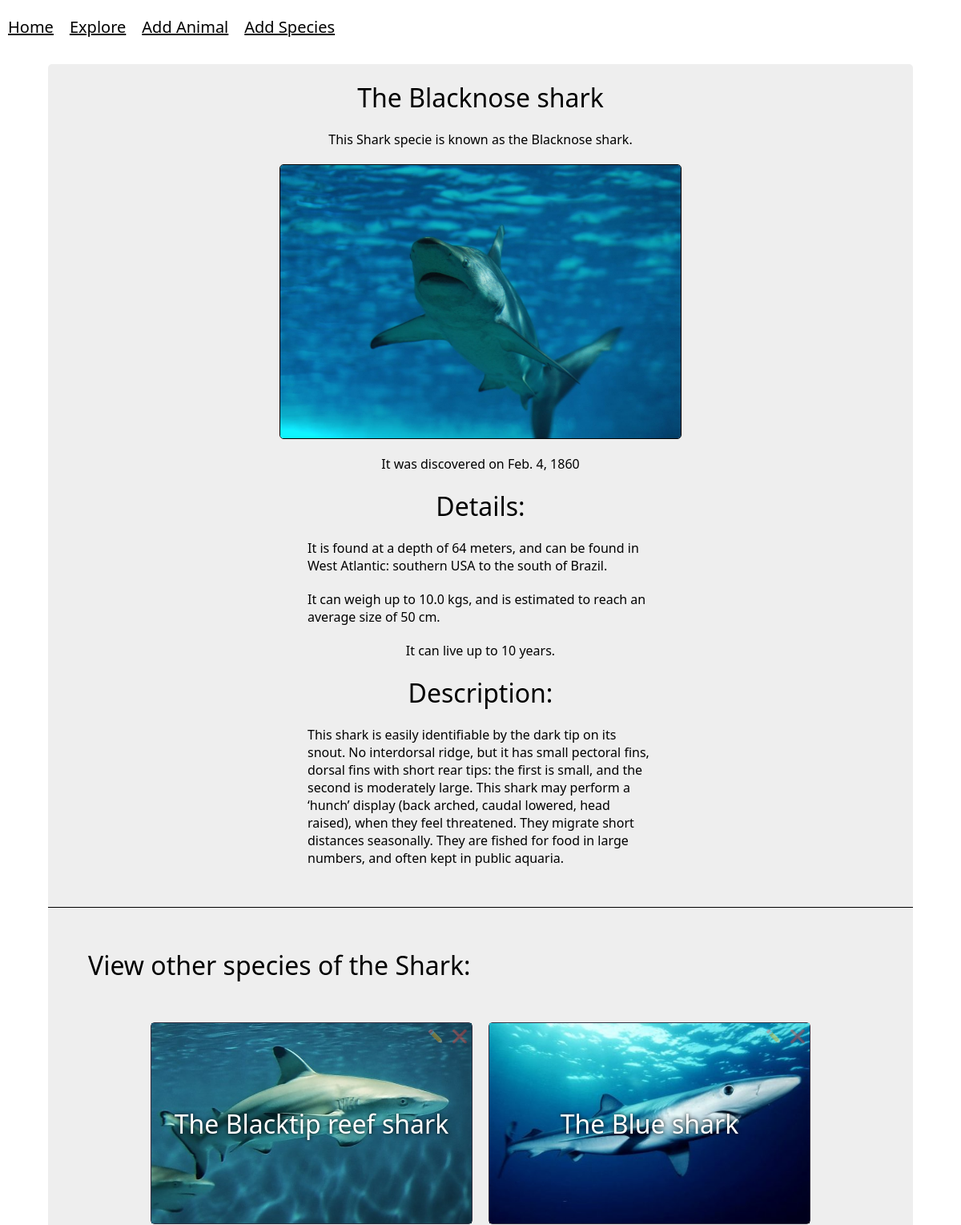
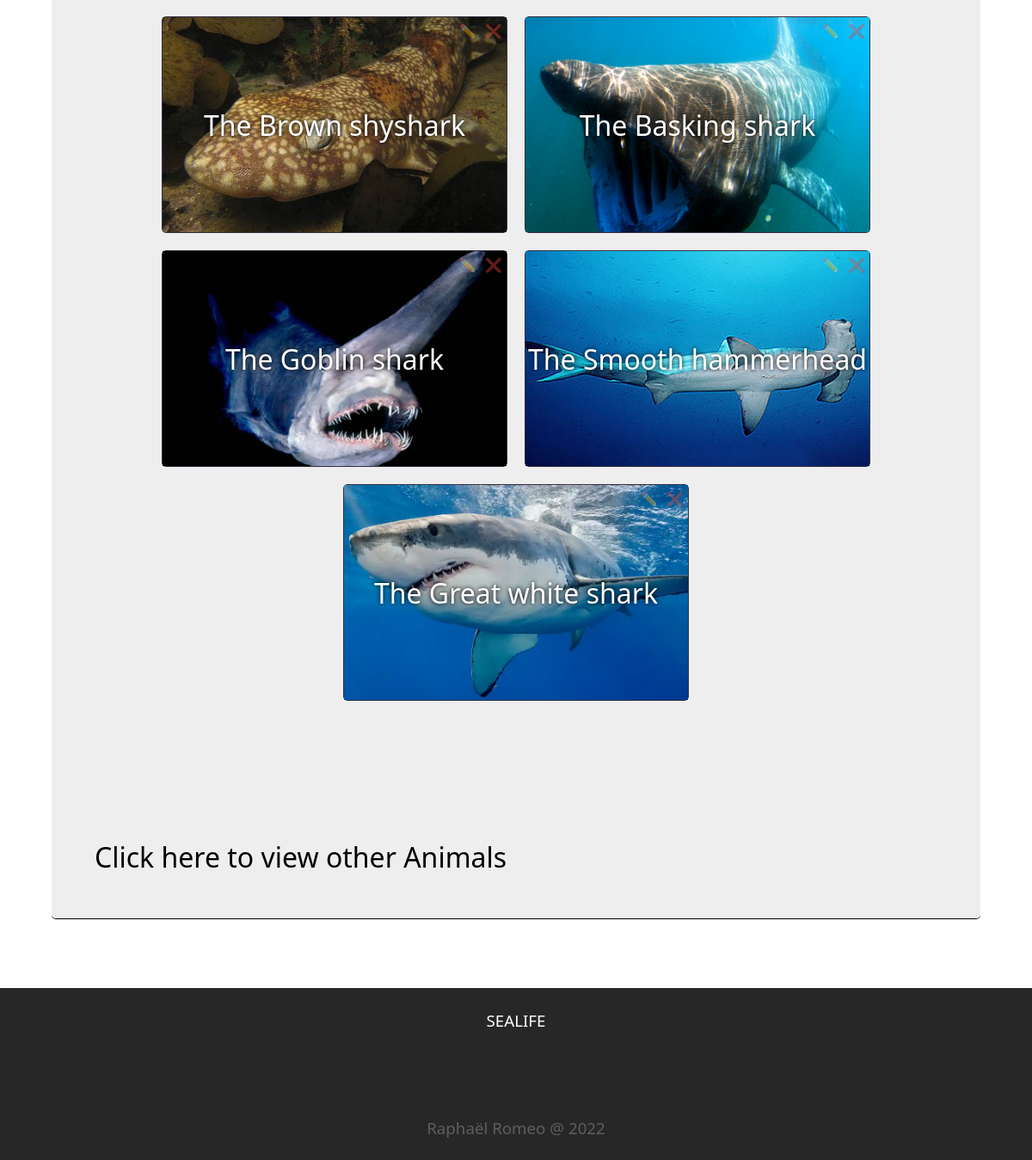
The page /affiche/22/ on the database its author committed (2 pictures, top to bottom).
### sealife/models.py (models this page shows, shortened)
class Animal(models.Model):
    category = models.ForeignKey(Categories, on_delete=models.CASCADE, null="true")
    species = models.CharField(max_length=100)
    image = models.ImageField(upload_to='images')
    date_discovered = models.DateField(blank=False,default=django.utils.timezone.now)
    size = models.IntegerField(blank=False)
    weight = models.FloatField(blank=False)
    lifespan = models.IntegerField(blank=False)
    depth = models.IntegerField(blank=False)
    locations = models.TextField(null=True, blank=True)
    description = models.TextField(null=True, blank=True)
    def __str__(self):
        name = f"The {self.species}"
        return name

class Categories(models.Model):
    name = models.CharField(max_length=100)
    description = models.TextField(null=True, blank=True)
    image = models.ImageField(upload_to='images')
    def __str__(self):
        return self.name

### sealife/views.py (the view)
# urls.py: path('affiche/<int:id>/',views.affiche),
def affiche(request, id):
    species = models.Animal.objects.get(pk=id)
    species_list = list(models.Animal.objects.filter(category=models.Animal.objects.get(pk=id).category))
    count = models.Animal.objects.filter(category=models.Animal.objects.get(pk=id).category).count()
    return render(request,"affiche.html",{"species" : species,"liste": species_list,"count": count})

### sealife/templates/affiche.html (shortened to what this page needs)
{% extends "main.html" %} <!-- si le gabarit n'est pas dans templates mais dans le
{% block content %}
<div class="affiche_specie">
<h1 class="specie_name"> The {{species.species}} </h1>
<p> This {{species.category}} specie is known as the {{species.species}}. </p>
<img class="specie_image" src="/sealife/media/{{species.image}}"/>
<p> It was discovered on {{species.date_discovered}}
<h1> Details: </h1>
<p> It {% if species.depth > 0 %} is found at a depth of {{species.depth}} meters, {%else%} lives on the surface, {% endif %} and can be found in {{species.locations}}.</p>
<p> It can weigh up to {{species.weight}} kgs, and is estimated to reach an average size of {{species.size}} cm.</p>
<p> It can live up to {{species.lifespan}} years. </p>
<h1> Description: </h1>
<p> {{species.description}} </p>
<element>
{% if count > 1 %}
<h1> View other species of the {{species.category}}: </h1>
    <ol>
        {% for l in liste %}
            {% if l != species %}
                <li class="categories category_text"><h4 class="name_animal"> {{l}} </h4><a class="image_animal" href="/sealife/affiche/{{l.id}}"><img class="image_animal" src="/sealife{{l.image.url}}"/></a> {{l}} <div class="actions"><a class="category_text" href="/sealife/update/{{l.id}}"> ✏️ </a><a class="category_text" href="/sealife/delete/{{l.id}}"> ❌ </a></div></li>
            {% endif %}
        {%endfor%}
    </ol>
{% endif %}
<h1><a href="/sealife/search" class="other_link"> Click here to view other Animals </a></h1>
</element>
</div>
{% endblock %}

### sealife/static/main.css (style rules this page uses)
* { font-family: 'Segoe UI', Tahoma, Geneva, Verdana, sans-serif;margin:0px;font-weight:1; }
html { overflow-x:hidden; }
body { overflow-x:hidden;background:transparent;min-height:100vh;display:flex;align-items:center;flex-direction:column;position:relative }
a { color:white }
ol { width:auto;list-style:none;display:flex;flex-wrap:wrap;justify-content:center;grid-column:1/7;border-bottom:1px solid #342f40;padding-bottom:150px; }
.categories { border-radius:5px;min-width:400px;height:250px;border:1px solid #342f40;margin:10px;display:flex;justify-content:center;align-items:center;flex-direction:column; }
.actions { display:flex;justify-content:flex-end;width:400px;position:absolute;pointer-events:none;height:250px; }
.actions > a { pointer-events:all;text-decoration:none;margin:5px;height:15px;opacity:40% }
.name_animal { position:absolute;color:white;text-shadow:0px 0px 5px black;z-index:1;pointer-events:none;font-size:32px }
.specie_name { text-align:center; }
.specie_image { width:500px;height:auto;border:black solid 1px;border-radius:5px }
.affiche_specie { min-height:100vh;width:90%;margin-top:80px;margin-bottom:80px;display:flex;align-items:center;flex-direction:column;background:#EEE;border-radius:5px;border-bottom:1px black solid }
.affiche_specie > * { margin-top:20px }
.affiche_specie > p { padding-right:30%;padding-left:30% }
.affiche_specie > element { margin-top:50px; }
.image_animal { position:absolute;width:400px;height:250px;object-fit:cover; }
.other_link { color:black;text-decoration:none }
element > ol { border-bottom:none;padding-left:0;padding-top:40px; }
element { padding:50px;border-top:1px solid black;margin-top:50px; }

### rows shown on the page
Animal: species "Blacknose shark", category "Shark", image (picture), date_discovered "Feb. 4, 1860", depth "64", locations "West Atlantic: southern USA to the south of Brazil", weight "10.0", size "50", lifespan "10", description "This shark is easily identifiable by the dark tip on its snout. No interdorsal ridge, but it has small pectoral fins, dorsal fins with short rear tips: the first is small, and the second is moderately large. This shark may perform a ‘hunch’ display (back arched, caudal lowered, head raised), when they feel threatened. They migrate short distances seasonally. They are fished for food in large numbers, and often kept in public aquaria."
Animal: image (picture), species "The Blacktip reef shark"
Animal: image (picture), species "The Blue shark"
Animal: image (picture), species "The Brown shyshark"
Animal: image (picture), species "The Basking shark"
Animal: image (picture), species "The Goblin shark"
Animal: image (picture), species "The Smooth hammerhead"
Animal: image (picture), species "The Great white shark"
